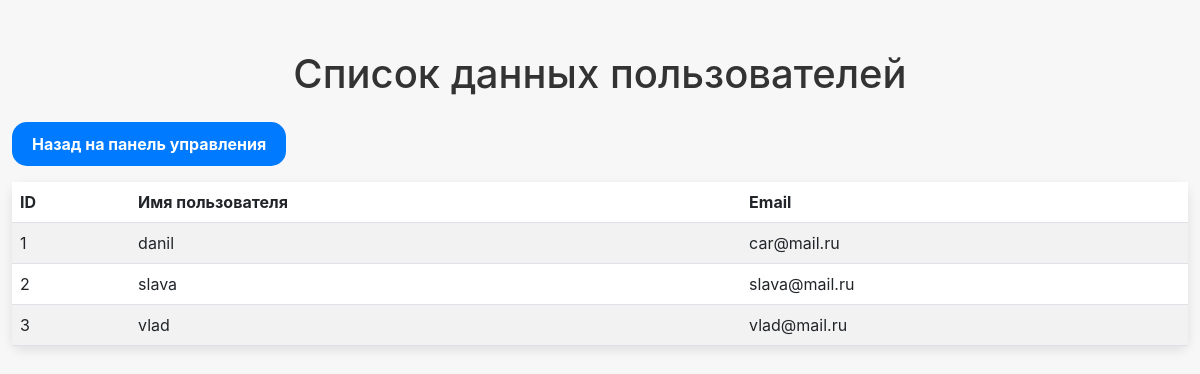
The page /view_users (signed in) on the database its author committed.
### models.py (models this page shows, shortened)
class User(db.Model):
    __tablename__ = 'users'
    user_id = db.Column(db.Integer, primary_key=True)
    username = db.Column(db.String(50), unique=True, nullable=False)
    email = db.Column(db.String(120), unique=True, nullable=False)
    password_hash = db.Column(db.String(128), nullable=False)
    role = db.Column(db.String(20), nullable=False, default="employee")

### users.py (the view)
    @app.route('/view_users')
    def view_users():
        if 'user_id' not in session:
            flash('Пожалуйста, войдите для доступа к этой странице.', 'warning')
            return redirect(url_for('login'))
        users = User.query.all()
        return render_template('view_users.html', users=users)

### app.py (called while the page is built)
@app.before_request
def before_request():
    app.logger.debug(f"Запрос: {request.method} {request.url}")

@app.after_request
def after_request(response):
    app.logger.debug(f"Ответ: {response.status}")
    return response

### templates/view_users.html (shortened to what this page needs)
<!DOCTYPE html>
<html lang="ru">
<head>
    <link rel="stylesheet" href="https://cdnjs.cloudflare.com/ajax/libs/bootstrap/5.3.0-alpha1/css/bootstrap.min.css">
    <link rel="stylesheet" href="https://cdnjs.cloudflare.com/ajax/libs/font-awesome/6.0.0-beta3/css/all.min.css">
</head>
<body>
<div class="container">
    <h1 class="text-center mb-4">Список данных пользователей</h1>
    <a href="{{ url_for('dashboard') }}" class="btn btn-primary mb-3">Назад на панель управления</a>
    <table class="table table-striped">
        <thead>
            <tr>
                <th>ID</th>
                <th>Имя пользователя</th>
                <th>Email</th>
            </tr>
        </thead>
        <tbody>
            {% for user in users %}
            <tr>
                <td>{{ user.user_id }}</td>
                <td>{{ user.username }}</td>
                <td>{{ user.email }}</td>
            </tr>
            {% endfor %}
        </tbody>
    </table>
</div>
</body>
</html>

### templates/view_users.html (style rules this page uses)
body { background-color: #f7f7f7; font-family: -apple-system, BlinkMacSystemFont, "San Francisco", "Helvetica Neue", sans-serif; color: #333; }
.container { margin-top: 50px; max-width: 1200px; }
.table { background-color: #fff; border-radius: 10px; box-shadow: 0 4px 12px rgba(0, 0, 0, 0.1); }
.btn { border-radius: 15px; padding: 10px 20px; background-color: #007aff; border: none; color: #fff; font-weight: bold; }

### rows shown on the page
User: user_id "1", username "danil", email "car@mail.ru"
User: user_id "2", username "slava", email "slava@mail.ru"
User: user_id "3", username "vlad", email "vlad@mail.ru"
